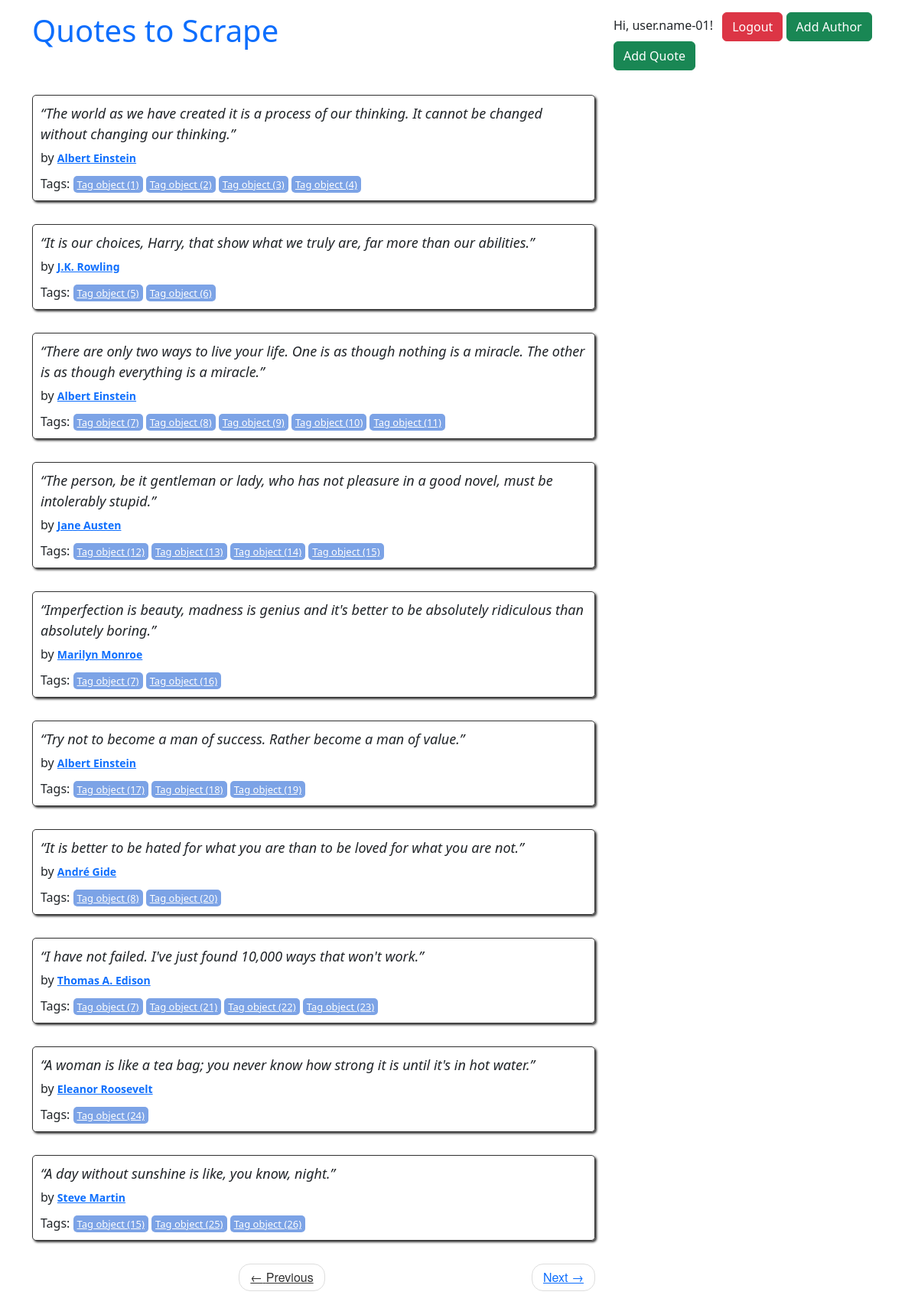
The app's page / (signed in) with its own data.
### quotes/models.py (models this page shows, shortened)
class Quote(models.Model):
    quote = models.TextField()
    tags = models.ManyToManyField(Tag)
    author = models.ForeignKey(Author, on_delete=models.CASCADE, default=None, null=True)
    created_at = models.DateTimeField(auto_now_add=True)

class Author(models.Model):
    fullname = models.CharField(max_length=50)
    born_date = models.CharField(max_length=50)
    born_location = models.CharField(max_length=150)
    description = models.TextField()
    created_at = models.DateTimeField(auto_now_add=True)

class Tag(models.Model):
    name = models.CharField(max_length=130, null=False, unique=True)

### quotes/views.py (the view)
# urls.py: path('', views.main, name="root"),
def main(request, page=1):
    quotes = Quote.objects.all().select_related('author').prefetch_related('tags').order_by('created_at')
    per_page = 10
    paginator = Paginator(quotes, per_page)
    quotes_on_page = paginator.page(page)
    return render(request, 'quotes/index.html', context={'quotes': quotes_on_page})

### quotes/templates/quotes/index.html
{% extends 'quotes/base.html' %} {% block content %}
<div class="row">
  <div class="col-md-8">
    {% for quote in quotes %}
    <div class="quote" itemscope="" itemtype="http://schema.org/CreativeWork">
      <span class="text" itemprop="text">{{quote.quote}}</span>
      <span
        >by
        <small class="author" itemprop="author">
          {% if quote.author %}
          <a href="{% url 'quotes:author_detail' quote.author.id %}"
            >{{ quote.author.fullname }}</a
          >
          {% else %}
          <span>Невідомий автор</span>
          {% endif %}
        </small>
      </span>
      <div class="tags">
        Tags: {% for tag in quote.tags.all %}
        <a class="tag" href="/tag/{{tag}}">{{tag}}</a>
        {% endfor %}
      </div>
    </div>
    {% endfor %}
    <nav>
      <ul class="pager">
        <li class="previous">
          <a
            class="{% if not quotes.has_previous %} disabled {% endif %}"
            href="{% if quotes.has_previous %} {% url 'quotes:root_paginate' quotes.previous_page_number %} {% else %} # {% endif %}"
            ><span aria-hidden="true">←</span> Previous</a
          >
        </li>
        <li class="next">
          <a
            class="{% if not quotes.has_next %} disabled {% endif %}"
            href="{% if quotes.has_next %} {% url 'quotes:root_paginate' quotes.next_page_number %} {% else %} # {% endif %}"
            >Next <span aria-hidden="true">→</span></a
          >
        </li>
      </ul>
    </nav>
  </div>
</div>
{% endblock %}

### quotes/templates/quotes/base.html (shortened to what this page needs)
<!DOCTYPE html>
<html lang="en">
  <head>
    <link
      href="https://cdn.jsdelivr.net/npm/bootstrap@5.3.7/dist/css/bootstrap.min.css"
      rel="stylesheet"
    />
    {% load static %}
    <link rel="stylesheet" href="{% static 'quotes/style.css' %}" />
  </head>
  <body>
    <div class="container">
      <div class="row header-box pt-3 mb-3">
        <div class="col-md-8">
          <h1>
            <a href="/" style="text-decoration: none">Quotes to Scrape</a>
          </h1>
        </div>
        <div class="col-md-4">
          <p>
            {% if user.is_authenticated %}
            <span class="me-2">Hi, {{ user.username }}!</span>
            <a href="{% url 'users:logout' %}" class="btn btn-danger">Logout</a>
            {% else %}
            <a href="{% url 'users:register' %}" class="btn btn-primary me-2"
              >SignUp</a
            >
            <a href="{% url 'users:login' %}" class="btn btn-success">Login</a>
            {% endif %} {% if user.is_authenticated %}
            <a href="{% url 'quotes:add_author' %}" class="btn btn-success"
              >Add Author</a
            >
            <a href="{% url 'quotes:add_quote' %}" class="btn btn-success"
              >Add Quote</a
            >
            {% endif %}
          </p>
        </div>
      </div>
      {% block content %} {% endblock %}
    </div>
  </body>
</html>

### quotes/static/quotes/style.css (style rules this page uses)
.quote { padding: 10px; margin-bottom: 30px; border: 1px solid #333333; border-radius: 5px; box-shadow: 2px 2px 3px #333333; }
.quote span.text { display: block; margin-bottom: 5px; font-size: large; font-style: italic; }
.quote small.author { font-weight: bold; color: #3677E8; }
.quote .tags { margin-top: 10px; }
.tag { padding: 2px 5px; border-radius: 5px; color: white; font-size: small; background-color: #7CA3E6; }
.pager { font-family: "Raleway", "Helvetica Neue", Helvetica, Arial, sans-serif; }
.pager { padding-left: 0; margin: 22px 0; list-style: none; text-align: center; }
.pager li { display: inline; }
.pager .next>a, .pager .next>span { float: right; }
.pager li>a, .pager li>span { display: inline-block; padding: 5px 14px; background-color: #ffffff; border: 1px solid #dddddd; border-radius: 15px; }
.disabled { color:#333333; cursor: not-allowed; }

### records on screen
Quote: quote "“The world as we have created it is a process of our thinking. It cannot be changed without changing our thinking.”", author.fullname "Albert Einstein"
Tag: id "Tag object (1)"
Tag: id "Tag object (2)"
Tag: id "Tag object (3)"
Tag: id "Tag object (4)"
Quote: quote "“It is our choices, Harry, that show what we truly are, far more than our abilities.”", author.fullname "J.K. Rowling"
Tag: id "Tag object (5)"
Tag: id "Tag object (6)"
Quote: quote "“There are only two ways to live your life. One is as though nothing is a miracle. The other is as though everything is a miracle.”", author.fullname "Albert Einstein"
Tag: id "Tag object (7)"
Tag: id "Tag object (8)"
Tag: id "Tag object (9)"
Tag: id "Tag object (10)"
Tag: id "Tag object (11)"
Quote: quote "“The person, be it gentleman or lady, who has not pleasure in a good novel, must be intolerably stupid.”", author.fullname "Jane Austen"
Tag: id "Tag object (12)"
Tag: id "Tag object (13)"
Tag: id "Tag object (14)"
Tag: id "Tag object (15)"
Quote: quote "“Imperfection is beauty, madness is genius and it's better to be absolutely ridiculous than absolutely boring.”", author.fullname "Marilyn Monroe"
Tag: id "Tag object (16)"
Quote: quote "“Try not to become a man of success. Rather become a man of value.”", author.fullname "Albert Einstein"
Tag: id "Tag object (17)"
Tag: id "Tag object (18)"
Tag: id "Tag object (19)"
Quote: quote "“It is better to be hated for what you are than to be loved for what you are not.”", author.fullname "André Gide"
Tag: id "Tag object (20)"
Quote: quote "“I have not failed. I've just found 10,000 ways that won't work.”", author.fullname "Thomas A. Edison"
Tag: id "Tag object (21)"
Tag: id "Tag object (22)"
Tag: id "Tag object (23)"
Quote: quote "“A woman is like a tea bag; you never know how strong it is until it's in hot water.”", author.fullname "Eleanor Roosevelt"
Tag: id "Tag object (24)"
Quote: quote "“A day without sunshine is like, you know, night.”", author.fullname "Steve Martin"
Tag: id "Tag object (25)"
Tag: id "Tag object (26)"

### other values on screen
{{ user.username }} "user.name-01"
